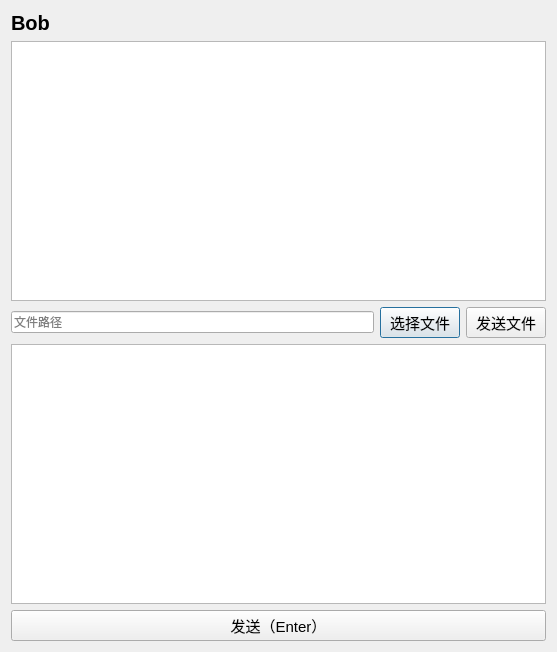
<?xml version="1.0" encoding="UTF-8"?>
<ui version="4.0">
 <class>chat</class>
 <widget class="QDialog" name="chat">
  <property name="geometry">
   <rect>
    <x>0</x>
    <y>0</y>
    <width>557</width>
    <height>652</height>
   </rect>
  </property>
  <property name="windowTitle">
   <string>Dialog</string>
  </property>
  <layout class="QGridLayout" name="gridLayout">
   <item row="0" column="0">
    <widget class="QLabel" name="label_friendname">
     <property name="font">
      <font>
       <pointsize>15</pointsize>
       <weight>75</weight>
       <bold>true</bold>
      </font>
     </property>
     <property name="text">
      <string>Bob</string>
     </property>
    </widget>
   </item>
   <item row="1" column="0">
    <layout class="QVBoxLayout" name="verticalLayout">
     <item>
      <widget class="QTextEdit" name="textEdit_2"/>
     </item>
     <item>
      <layout class="QHBoxLayout" name="horizontalLayout_3">
       <item>
        <widget class="QLineEdit" name="lineEdit_filename">
         <property name="readOnly">
          <bool>true</bool>
         </property>
         <property name="placeholderText">
          <string>文件路径</string>
         </property>
        </widget>
       </item>
       <item>
        <layout class="QHBoxLayout" name="horizontalLayout_2">
         <item>
          <widget class="QPushButton" name="pushButton_select">
           <property name="font">
            <font>
             <pointsize>11</pointsize>
            </font>
           </property>
           <property name="text">
            <string>选择文件</string>
           </property>
          </widget>
         </item>
         <item>
          <widget class="QPushButton" name="pushButton_sendProfile">
           <property name="font">
            <font>
             <pointsize>11</pointsize>
            </font>
           </property>
           <property name="text">
            <string>发送文件</string>
           </property>
          </widget>
         </item>
        </layout>
       </item>
      </layout>
     </item>
     <item>
      <widget class="QTextEdit" name="textEdit"/>
     </item>
    </layout>
   </item>
   <item row="2" column="0">
    <layout class="QHBoxLayout" name="horizontalLayout">
     <item>
      <widget class="QPushButton" name="pushButton_send">
       <property name="font">
        <font>
         <pointsize>11</pointsize>
        </font>
       </property>
       <property name="text">
        <string>发送（Enter）</string>
       </property>
       <property name="shortcut">
        <string>Ctrl+Return</string>
       </property>
      </widget>
     </item>
    </layout>
   </item>
  </layout>
 </widget>
 <resources/>
 <connections/>
</ui>
